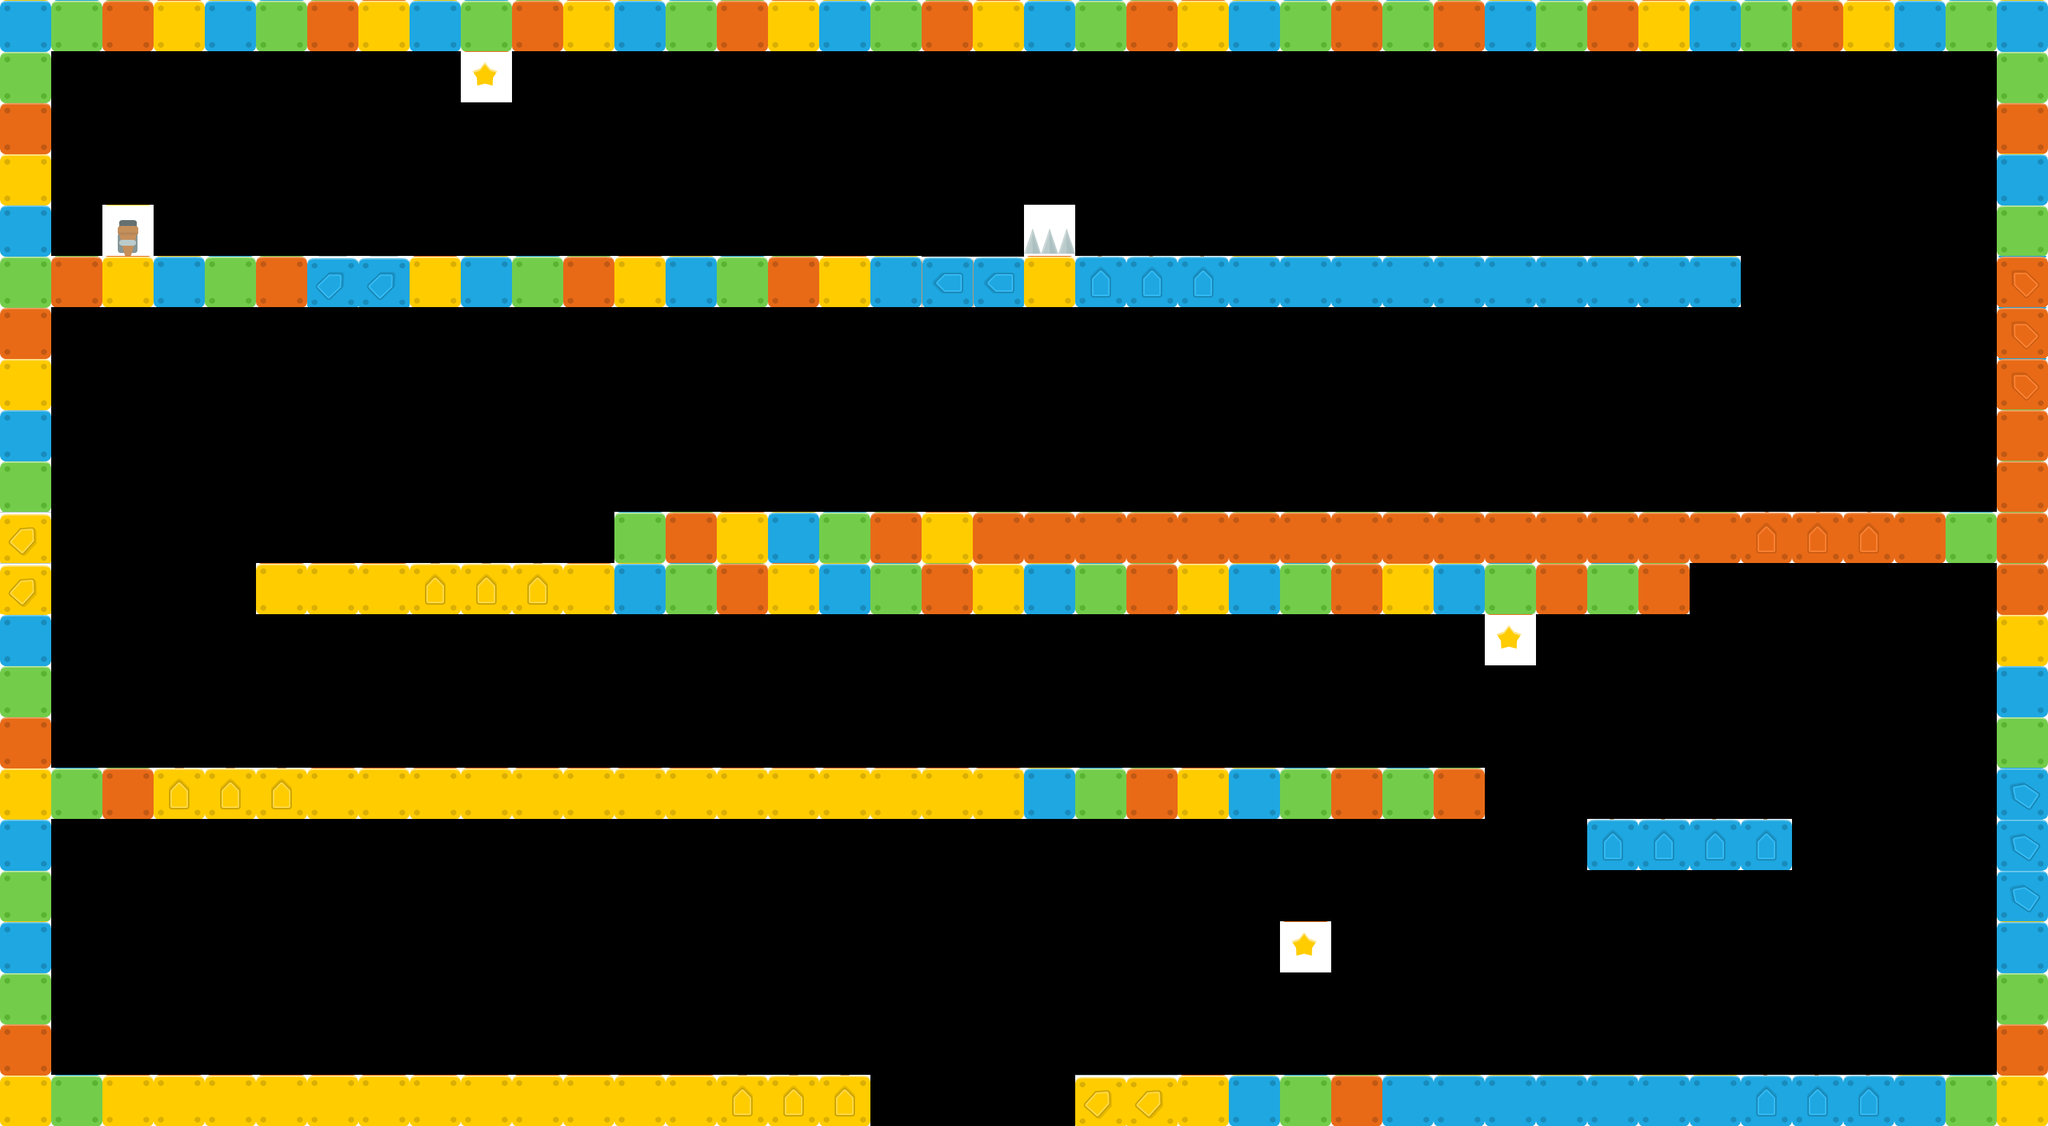

This game map was drawn from its Tiled (.tmx) file and the tilesets committed beside it. A one-line description and the trimmed map source follow:
An orthogonal 40x22 tile map with 70x70 px tiles, 1 tile layer (tilesLayer).

<map version="1.0" orientation="orthogonal" width="40" height="22" tilewidth="70" tileheight="70">
 <tileset firstgid="1" source="tilesheet.tsx" />
 <layer name="tilesLayer" width="40" height="22">
  <data>[880 cells, 241 non-empty, 15 distinct tile ids]</data>
 </layer>
</map>
